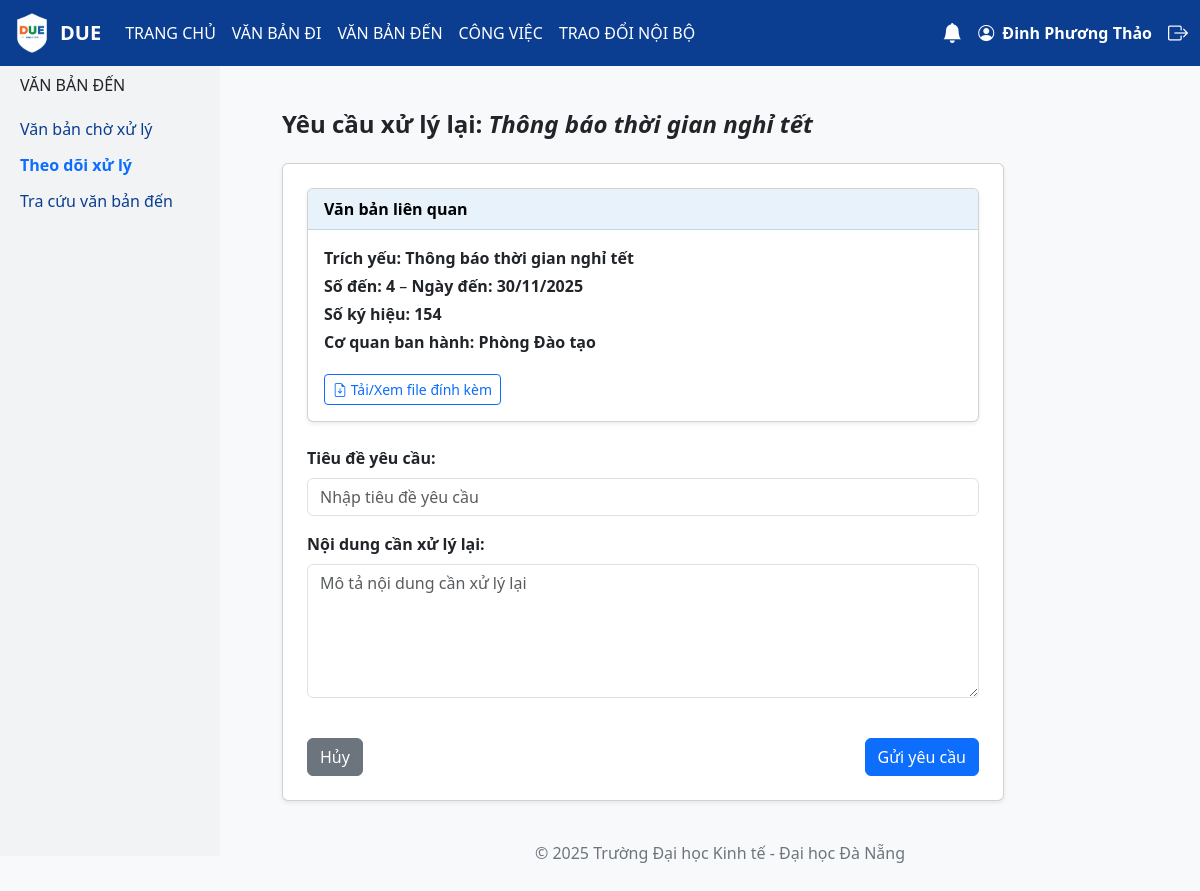
Screenshot of /yeu-cau-sua/4/ (signed in) with the database file from the repository.
### model_share/models.py (models this page shows, shortened)
class CongViec(models.Model):
    TRANG_THAI_CHOICES = [
        ("Chờ xử lý", "Chờ xử lý"),
        ("Đang xử lý", "Đang xử lý"),
        ("Yêu cầu sửa", "Yêu cầu sửa"),
        ("Chờ phê duyệt", "Chờ phê duyệt"),
        ("Hoàn thành", "Hoàn thành"),
    ]
    MaCV = models.AutoField(primary_key=True)
    TieuDe = models.CharField(max_length=255)
    MoTa = models.CharField(max_length=255, null=True, blank=True)
    NgayNhan = models.DateField()
    HanXuLy = models.DateField()
    TrangThai = models.CharField(max_length=100, choices=TRANG_THAI_CHOICES, default="Chờ xử lý")
    FileDinhKem = models.FileField(upload_to="cong_viec/", null=True, blank=True)
    NgayHoanThanh = models.DateTimeField(null=True, blank=True)
    MaVanBanDen = models.ForeignKey(VanBanDen, on_delete=models.CASCADE)
    NguoiXuLyChinh = models.ForeignKey(User, on_delete=models.CASCADE, null=True, blank=True)

class VanBanDen(models.Model):
    TRANG_THAI_CHOICES = [
        ("Đang xử lý", "Đang xử lý"),
        ("Chờ phê duyệt", "Chờ phê duyệt"),
        ("Chờ xử lý", "Chờ xử lý"),
    ]
    DO_KHAN_CHOICES = [
        ("Thường", "Thường"),
        ("Khẩn", "Khẩn"),
    ]
    DO_MAT_CHOICES = [
        ("Thường", "Thường"),
        ("Mật", "Mật"),
    ]
    MaVanBanDen = models.AutoField(primary_key=True)
    SoDen = models.IntegerField()
    NgayDen = models.DateField()
    SoKyHieu = models.CharField(max_length=255, unique=True)
    TrichYeu = models.CharField(max_length=255)
    CoQuanBanHanh = models.CharField(max_length=100)
    NguoiXuLyChinh = models.CharField(max_length=255, null=True, blank=True)
    NguoiXuLy = models.CharField(max_length=255, null=True, blank=True)
    user = models.ForeignKey(User, on_delete=models.CASCADE)
    HanXuLy = models.DateField(null=True, blank=True)
    LoaiVanBan = models.CharField(max_length=100)
    TrangThai = models.CharField(max_length=100, choices=TRANG_THAI_CHOICES, default="Chờ xử lý")
    DoKhan = models.CharField(max_length=50, choices=DO_KHAN_CHOICES, default="Thường")
    DoMat = models.CharField(max_length=50, choices=DO_MAT_CHOICES, default="Thường")
    NguoiKy = models.CharField(max_length=255)
    NguoiDuyet = models.CharField(max_length=255)
    NgayBanHanh = models.DateField(null=True, blank=True)
    FileDinhKem = models.FileField(upload_to='vanbanden/', null=True, blank=True)
    NguoiNhan = models.ForeignKey(
        User,
        on_delete=models.SET_NULL,
        null=True,
        blank=True,
        related_name="vanbanden_nhan"
    )
    van_ban_di_lien_quan = models.ForeignKey(
        'vanbandi.VanBanDi',
        on_delete=models.SET_NULL,
        null=True,
        blank=True
    )

### vanbanden/views.py (the view)
# urls.py: path('yeu-cau-sua/<int:cong_viec_id>/', views.yeu_cau_sua_create, name='yeu_cau_sua_create'),
@login_required
def yeu_cau_sua_create(request, cong_viec_id):
   cong_viec = get_object_or_404(CongViec, pk=cong_viec_id)
   van_ban = cong_viec.MaVanBanDen
   if request.method == "POST":
       form = YeuCauSuaForm(request.POST, request.FILES)
       if form.is_valid():
           yeu_cau = form.save(commit=False)
           yeu_cau.NguoiYeuCau = request.user
           yeu_cau.CongViecLienQuan = cong_viec
           yeu_cau.VanBanLienQuan = van_ban
           yeu_cau.save()
           cong_viec.TrangThai = "Yêu cầu sửa"
           cong_viec.save()
           send_notification(
               user=cong_viec.NguoiXuLyChinh,
               title="Yêu cầu sửa công việc",
               message=f"Lãnh đạo yêu cầu sửa công việc: {cong_viec.TieuDe}"
           )
           messages.success(request, "Đã gửi yêu cầu xử lý lại và cập nhật trạng thái công việc thành công.")
           return redirect('theodoi_xuly')
   else:
       form = YeuCauSuaForm()
   return render(request, 'vanbanden/yeu_cau_sua_form.html', {
       'form': form,
       'cong_viec': cong_viec,
       'van_ban': van_ban,
   })

### vanbanden/forms.py
class YeuCauSuaForm(forms.ModelForm):
    class Meta:
        model = YeuCauSua
        fields = ['TieuDe', 'NoiDung']
        labels = {
            'TieuDe': 'Tiêu đề yêu cầu',
            'NoiDung': 'Nội dung cần xử lý lại',
        }
        widgets = {
            'TieuDe': forms.TextInput(attrs={
                'class': 'form-control',
                'placeholder': 'Nhập tiêu đề yêu cầu'
            }),
            'NoiDung': forms.Textarea(attrs={
                'class': 'form-control',
                'rows': 5,
                'placeholder': 'Mô tả nội dung cần xử lý lại'
            }),
        }

### congviec/context_processors.py (called while the page is built)
def notifications(request):
    if request.user.is_authenticated:
        unread_count = Notification.objects.filter(user=request.user, is_read=False).count()
        notifications = Notification.objects.filter(user=request.user).order_by('-created_at')[:5]
        return {'unread_count': unread_count, 'notifications': notifications}
    return {'unread_count': 0, 'notifications': []}

### vanbanden/templates/vanbanden/yeu_cau_sua_form.html (shortened to what this page needs)
{% extends 'base.html' %}
{% block content %}
<div class="row">
     <div class="col-md-2 sidebar">
       <h6 class="text-uppercase mb-3">Văn bản đến</h6>
       <a href="{% url 'vanban_cho_xuly' %}">Văn bản chờ xử lý</a>
       <a href="{% url 'theodoi_xuly' %}"class="fw-bold text-primary">Theo dõi xử lý</a>
       <a href="{% url 'tracuu_vanbanden' %}">Tra cứu văn bản đến</a>
     </div>
    <div class="col-md-10">
        <div class="container mt-4">
            <h4 class="fw-bold text-dark mb-4">
                Yêu cầu xử lý lại: <em>{{ cong_viec.TieuDe }}</em>
            </h4>
            <form method="post" enctype="multipart/form-data" class="card p-4 shadow-sm mt-3">
                <div class="card shadow-sm mb-4">
                    <div class="card-header bg-custom-header text-dark fw-bold">
                        Văn bản liên quan
                    </div>
                    <div class="card-body">
                        <p class="mb-1"><b>Trích yếu:</b> <span class="fw-semibold">{{ van_ban.TrichYeu }}</span></p>
                        {% if van_ban.SoDen %}
                            <p class="mb-1"><b>Số đến:</b> <span class="fw-semibold">{{ van_ban.SoDen }}</span>
                            {% if van_ban.NgayDen %}
                                – <b>Ngày đến:</b> <span class="fw-semibold">{{ van_ban.NgayDen|date:"d/m/Y" }}</span>
                            {% endif %}
                            </p>
                        {% endif %}
                        {% if van_ban.SoKyHieu %}
                            <p class="mb-1"><b>Số ký hiệu:</b> <span class="fw-semibold">{{ van_ban.SoKyHieu }}</span></p>
                        {% endif %}
                        {% if van_ban.CoQuanBanHanh %}
                            <p class="mb-1"><b>Cơ quan ban hành:</b> <span class="fw-semibold">{{ van_ban.CoQuanBanHanh }}</span></p>
                        {% endif %}
                        {% if van_ban.FileDinhKem %}
                            <a href="{{ van_ban.FileDinhKem.url }}" target="_blank" class="btn btn-outline-primary btn-sm mt-3">
                                <i class="bi bi-file-earmark-arrow-down"></i> Tải/Xem file đính kèm
                            </a>
                        {% endif %}
                    </div>
                </div>
                <div class="mb-3">
                    <label class="form-label fw-bold">Tiêu đề yêu cầu:</label>
                    {{ form.TieuDe }}
                </div>
                <div class="mb-3">
                    <label class="form-label fw-bold">Nội dung cần xử lý lại:</label>
                    {{ form.NoiDung }}
                </div>
                <div class="d-flex justify-content-between mt-4">
                    <a href="{% url 'theodoi_xuly' %}" class="btn btn-secondary">Hủy</a>
                    <button type="submit" class="btn btn-primary">Gửi yêu cầu</button>
                </div>
            </form>
        </div>
    </div>
</div>
{% endblock %}

### templates/base.html (shortened to what this page needs)
<!DOCTYPE html>
<html lang="vi">
<head>
  <link href="https://cdn.jsdelivr.net/npm/bootstrap@5.3.0/dist/css/bootstrap.min.css" rel="stylesheet">
  <link href="https://cdn.jsdelivr.net/npm/bootstrap-icons@1.10.5/font/bootstrap-icons.css" rel="stylesheet">
</head>
{% load static %}
<body>
<nav class="navbar navbar-expand-lg navbar-dark fixed-top">
  <div class="container-fluid">
    <a class="navbar-brand fw-bold d-flex align-items-center" href="/">
      <img src="{% static 'images/logo.due.png' %}" height="40" class="me-2" alt="Logo DUE">
      DUE
    </a>
    <div class="collapse navbar-collapse" id="navMenu">
      <ul class="navbar-nav me-auto mb-2 mb-lg-0">
        <li class="nav-item"><a class="nav-link" href="/">TRANG CHỦ</a></li>
        <li class="nav-item"><a class="nav-link" href="{% url 'lap_du_thao' %}">VĂN BẢN ĐI</a></li>
        <li class="nav-item"><a class="nav-link" href="{% url 'vanban_cho_xuly' %}">VĂN BẢN ĐẾN</a></li>
        <li class="nav-item"><a class="nav-link" href="{% url 'cong_viec_cho_xu_ly' %}">CÔNG VIỆC</a></li>
        <li class="nav-item"><a class="nav-link" href="{% url 'soan_tin' %}">TRAO ĐỔI NỘI BỘ</a></li>
      </ul>
      <div class="d-flex align-items-center position-relative">
        {% if user.is_authenticated %}
        <div class="dropdown me-3">
          <a class="text-white position-relative" href="#" role="button" id="dropdownNotification" data-bs-toggle="dropdown" aria-expanded="false">
            <i class="bi bi-bell-fill fs-5"></i>
          </a>
        </div>
        <a href="{% url 'profile' %}" class="text-white me-3 fw-bold text-decoration-none">
          <i class="bi bi-person-circle me-1"></i> {{ user.first_name }} {{ user.last_name }}
        </a>
        <a href="/accounts/logout/" class="text-white">
          <i class="bi bi-box-arrow-right fs-5"></i>
        </a>
        {% else %}
        <a href="/accounts/login/" class="text-white me-2">
          <i class="bi bi-person-circle fs-5"></i>
        </a>
        {% endif %}
      </div>
    </div>
  </div>
</nav>
<div class="content">
  {% block content %}{% endblock %}
  <footer>
    <p>© 2025 Trường Đại học Kinh tế - Đại học Đà Nẵng</p>
  </footer>
</div>
</body>
</html>

### templates/base.html (style rules this page uses)
body { background: #f8f9fa; padding-top: 56px; }
.navbar { background-color: #0b3d91; }
.navbar .nav-link, .navbar-brand { color: white !important; }
:root { --soft-blue: #e7f2fa; --soft-blue-border: #bcd7e8; }
.card-header { background-color: var(--soft-blue) !important; color: #000 !important; border-bottom: 1px solid var(--soft-blue-border) !important; }
.sidebar { background: #f1f3f5; width: 220px; min-height: 100vh; position: fixed; top: 56px; left: 0; padding: 20px; overflow: auto; }
.sidebar a { color: #0b3d91; text-decoration: none; display: block; padding: 6px 0; }
.content { margin-left: 240px; padding: 30px; }
footer { text-align: center; color: #6c757d; margin-top: 40px; }

### rows the page displays
CongViec: TieuDe "Thông báo thời gian nghỉ tết"
VanBanDen: TrichYeu "Thông báo thời gian nghỉ tết", SoDen "4", NgayDen "30/11/2025", SoKyHieu "154", CoQuanBanHanh "Phòng Đào tạo"

### other values shown
{{ user.first_name }} "Đinh Phương"
{{ user.last_name }} "Thảo"
